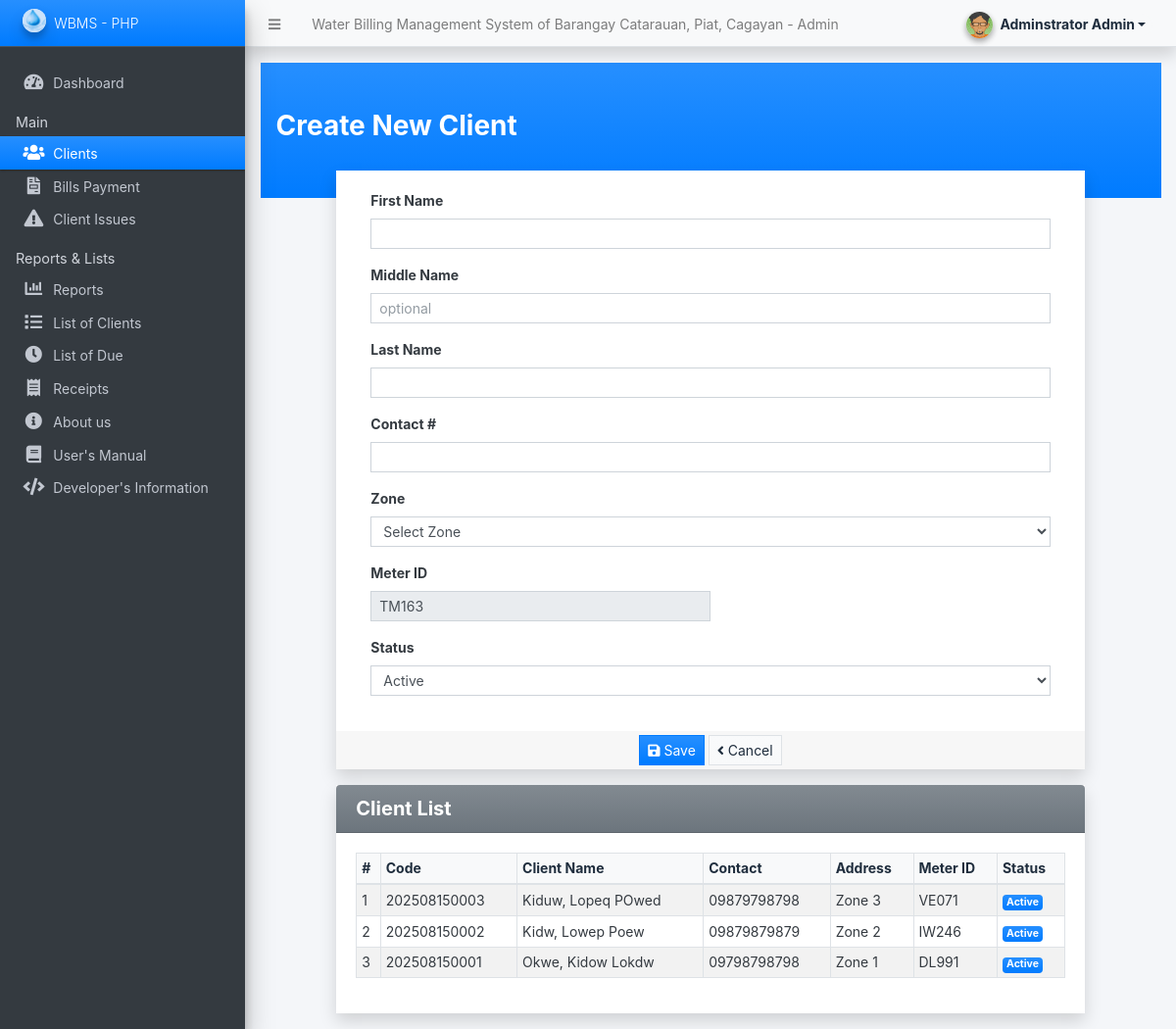
The app's page /admin/?page=clients/manage_client (signed in) with its own data.
### tables this page shows
CREATE TABLE `client_list` (
  `id` int(30) NOT NULL,
  `code` varchar(100) NOT NULL,
  `category_id` int(30) NOT NULL,
  `firstname` text NOT NULL,
  `middlename` text DEFAULT NULL,
  `lastname` text NOT NULL,
  `contact` text NOT NULL,
  `address` text NOT NULL,
  `meter_code` varchar(100) NOT NULL,
  `first_reading` float(12,2) NOT NULL,
  `status` tinyint(1) NOT NULL DEFAULT 1,
  `delete_flag` tinyint(1) NOT NULL DEFAULT 0,
  `date_created` datetime NOT NULL DEFAULT current_timestamp(),
  `date_updated` datetime NOT NULL DEFAULT current_timestamp() ON UPDATE current_timestamp()
);

### admin/clients/manage_client.php (the view, shortened to what this page needs)
<?php
function generate_meter_code($conn) {
    $characters = 'ABCDEFGHIJKLMNOPQRSTUVWXYZ';
    $numbers = '0123456789';
    $random = '';
    for ($i = 0; $i < 2; $i++) {
        $random .= $characters[rand(0, strlen($characters) - 1)];
    }
    for ($i = 0; $i < 3; $i++) {
        $random .= $numbers[rand(0, strlen($numbers) - 1)];
    }
    $check = $conn->query("SELECT COUNT(*) as count FROM client_list WHERE meter_code = '$random'");
    return $random;
}
?>
<div class="mx-0 py-5 px-3 mx-ns-4 bg-gradient-primary">
	<h3><b><?= isset($id) ? "Update Client Details - ".(isset($code) ? $code : '') : "Create New Client" ?></b></h3>
</div>
<div class="row justify-content-center" style="margin-top:-2em;">
	<div class="col-lg-10 col-md-11 col-sm-11 col-xs-11">
		<div class="card rounded-0 shadow">
			<div class="card-body">
				<div class="container-fluid">
					<div class="container-fluid">
						<form action="" id="client-form">
							<div class="form-group mb-3">
								<label for="firstname" class="control-label">First Name</label>
								<input type="text" class="form-control form-control-sm rounded-0" id="firstname" name="firstname" required="required" value="<?= isset($firstname) ? $firstname : '' ?>"/>
							</div>
							<div class="form-group mb-3">
								<label for="middlename" class="control-label">Middle Name</label>
								<input type="text" class="form-control form-control-sm rounded-0" id="middlename" name="middlename" placeholder="optional" value="<?= isset($middlename) ? $middlename : '' ?>"/>
							</div>
							<div class="form-group mb-3">
								<label for="lastname" class="control-label">Last Name</label>
								<input type="text" class="form-control form-control-sm rounded-0" id="lastname" name="lastname" required value="<?= isset($lastname) ? $lastname : '' ?>"/>
							</div>
							<div class="form-group mb-3">
							    <label for="contact" class="control-label">Contact #</label>
							    <input type="text"
							           class="form-control form-control-sm rounded-0"
							           id="contact"
							           name="contact"
							           required
							           maxlength="11"
							           inputmode="numeric"
							           pattern="\d{11}"
							           title="Please enter exactly 11 digits"
							           value="<?= isset($contact) ? $contact : '' ?>"/>
							</div>
							<div class="form-group mb-3">
								<label for="address" class="control-label">Zone</label>
								<select name="address" id="address" class="form-control form-control-sm rounded-0" required="required">
									<option value="" disabled <?= empty($address) ? 'selected' : '' ?>>Select Zone</option>
								</select>
							</div>
							<div class="form-group p-0 col-lg-6 col-md-6 col-sm-12 col-xs-12 mb-3">
								<label for="meter_code" class="control-label">Meter ID</label>
								<input type="text" class="form-control form-control-sm rounded-0" id="meter_code" name="meter_code" value="<?= isset($meter_code) ? $meter_code : generate_meter_code($conn) ?>" readonly required="required">
							</div>
							<div class="form-group">
								<label for="status" class="control-label">Status</label>
								<select name="status" id="status" class="form-control form-control-sm rounded-0" required>
									<option value="1" <?= isset($status) && $status == 1 ? 'selected' : '' ?>>Active</option>
								</select>
							</div>
						</form>
					</div>
				</div>
			</div>
			<div class="card-footer py-1 text-center">
				<button class="btn btn-primary btn-sm bg-gradient-primary rounded-0" form="client-form"><i class="fa fa-save"></i> Save</button>
				<a class="btn btn-light btn-sm bg-gradient-light border rounded-0" href="./?page=clients"><i class="fa fa-angle-left"></i> Cancel</a>
			</div>
		</div>
        <div class="card mt-3 rounded-0 shadow">
            <div class="card-header bg-gradient-secondary text-white">
                <h5 class="mb-0"><b>Client List</b></h5>
            </div>
            <div class="card-body">
                <div class="table-responsive">
                    <table class="table table-bordered table-striped table-sm" id="client-table">
                        <thead class="bg-light">
                            <tr>
                                <th>#</th>
                                <th>Code</th>
                                <th>Client Name</th>
                                <th>Contact</th>
                                <th>Address</th>
                                <th>Meter ID</th>
                                <th>Status</th>
                            </tr>
                        </thead>
                        <tbody>
                            <?php
                            $clients = $conn->query("SELECT *, CONCAT(lastname, ', ', firstname, ' ', COALESCE(middlename,'')) AS fullname FROM client_list WHERE delete_flag = 0 ORDER BY date_created DESC");
                            $i=1;
                            while($row = $clients->fetch_assoc()):
                            ?>
                            <tr>
                                <td><?= $i++ ?></td>
                                <td><?= $row['code'] ?></td>
                                <td><?= $row['fullname'] ?></td>
                                <td><?= $row['contact'] ?></td>
                                <td><?= $row['address'] ?></td>
                                <td><?= $row['meter_code'] ?></td>
                                <td>
                                    <?php if($row['status'] == 1): ?>
                                        <span class="badge badge-primary bg-gradient-primary">Active</span>
                                    <?php else: ?>
                                        <span class="badge badge-danger bg-gradient-danger">Inactive</span>
                                    <?php endif; ?>
                                </td>
                            </tr>
                            <?php endwhile; ?>
                        </tbody>
                    </table>
                </div>
            </div>
        </div>
	</div>
</div>
<link rel="stylesheet" href="https://cdn.datatables.net/1.13.6/css/dataTables.bootstrap4.min.css">

### records on screen
client_list: code "202508150003", fullname "Kiduw, Lopeq POwed", contact "09879798798", address "Zone 3", meter_code "VE071", status "Active"
client_list: code "202508150002", fullname "Kidw, Lowep Poew", contact "09879879879", address "Zone 2", meter_code "IW246", status "Active"
client_list: code "202508150001", fullname "Okwe, Kidow Lokdw", contact "09798798798", address "Zone 1", meter_code "DL991", status "Active"

### other values on screen
$_settings->info('name') "Water Billing Management System of Barangay Catarauan, Piat, Cagayan"
$_settings->userdata('firstname').' '.$_settings->userdata('lastname') "Adminstrator Admin"
$_settings->info('short_name') "WBMS - PHP"
